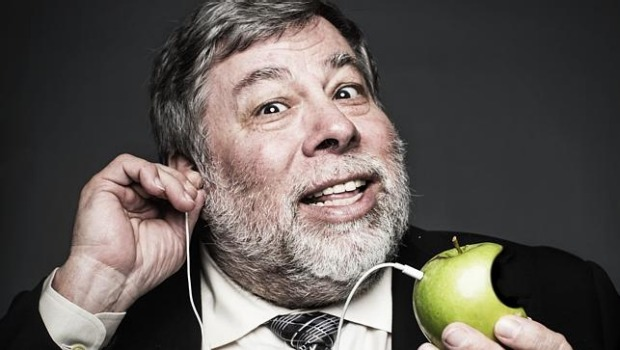
#> input picture steve3.jpeg, 620 x 350 px
$ python main.py   (older library calls are emulated)
#> lines starting #> are read from the running program, lines starting #| are printed output that depends on the picture
""" Convertir une image pour Apple 2
Pour les couleurs il faut retenir:
"The Highres Colour is NOT Based on Fixed Pixel Groups but a Bitstream"
Lien associé à l'explication software/harware de l'activation des couleurs:
https://retrocomputing.stackexchange.com/questions/6271/what-determines-the-color-of-every-8th-pixel-on-the-apple-ii
Autres liens sur la mémoire et couleurs de l'apple 2:
https://www.xtof.info/hires-graphics-apple-ii.html#h-layout
https://github.com/Pixinn/Rgb2Hires
"""

import itertools
import random

from PIL import Image

DEBUG = False

# [60 lines left out: functions get_memory_address, rgb_pixels_to_apple_hires, rgb_to_apple_color, not called in this run]

def resize_image(input_image_path, output_image_path, size):
#> called with input_image_path = 'steve3.jpeg', output_image_path = 'steve3_resize.jpg', size = 280
    with Image.open(input_image_path) as img:
#> img is the input picture: PIL image 620x350 RGB; mean R, G, B 95.3, 88.7, 84.6
        w, h = img.size
#> w = 620; h = 350
        if w > h:
            new_w = size
            new_h = int(size * h / w)
#> new_h = 158
        else:
            new_h = size
            new_w = int(size * w / h)

        resized_img = img.resize((new_w, new_h), Image.ANTIALIAS)
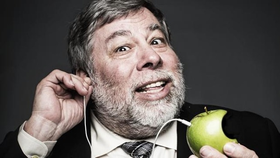
#> resized_img: PIL image 280x158 RGB; mean R, G, B 95.3, 88.7, 84.6
        resized_img.save(output_image_path)

def resize_and_crop_image(input_image_path, output_image_path, desired_size):
#> called with input_image_path = 'steve3.jpeg', output_image_path = 'steve3_resize_and_crop.jpg', desired_size = (280, 192)
    with Image.open(input_image_path) as img:
        img_ratio = img.size[0] / img.size[1]
#> img_ratio = 1.77
        desired_ratio = desired_size[0] / desired_size[1]

        if desired_ratio > img_ratio:
            img = img.resize((desired_size[0], int(desired_size[0] * img.size[1] / img.size[0])), Image.ANTIALIAS)
        else:
            img = img.resize((int(desired_size[1] * img.size[0] / img.size[1]), desired_size[1]), Image.ANTIALIAS)
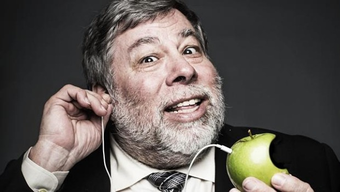
#> img: PIL image 340x192 RGB; mean R, G, B 95.3, 88.7, 84.6

        width, height = img.size
#> width = 340; height = 192
        start_x = (width - desired_size[0]) / 2
#> start_x = 30
        start_y = (height - desired_size[1]) / 2
#> start_y = 0

        cropped_img = img.crop((start_x, start_y, start_x + desired_size[0], start_y + desired_size[1]))
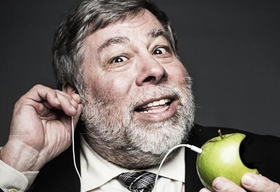
#> cropped_img: PIL image 280x192 RGB; mean R, G, B 108.4, 100.3, 95.2
        cropped_img.save(output_image_path)

# [29 lines left out: function convert_image_to_basic, not called in this run]


def convert_bin_to_basic(binary_file,prog_apple_2_text):
    """Holes
    And a last, the PAGES are 8192 byte long, but 192*40 = 7680! 512 bytes are missing!
    Those bytes are 8 byte long holes located at the end of every line which address ends
    with 0x50 or 0xD0.
    """
    basic_program = ["HGR2"]
    hgr2 = 16384
#> (the run stopped early here; a loop or call above may not have finished)
